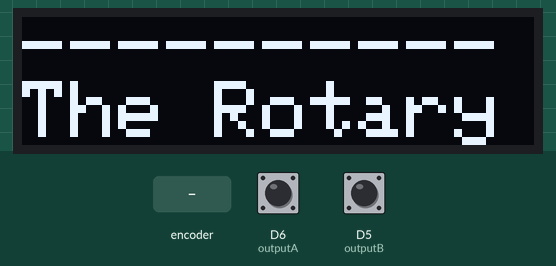
Simulated run of this sketch. Board: ESP8266 (NodeMCU). Parts: 128×32 one-colour display. Inputs (shaded band) come from the test bench; at power-on: D6 (outputA) HIGH, D5 (outputB) HIGH. What the sketch prints to the serial monitor is not drawn.

Above: at 2.1 s.
At 6.2 s:
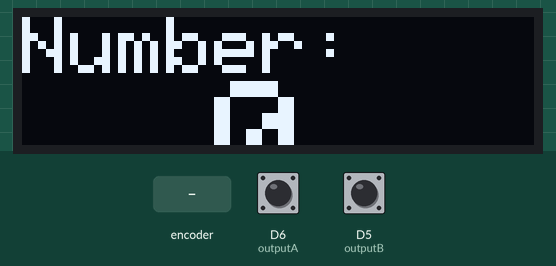
6.3 s: rotary encoder on D6 (outputA) / D5 (outputB) turned 3 steps (first pin leading)
At 7.5 s:
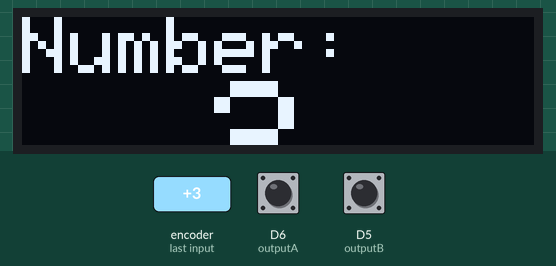
8.4 s: rotary encoder on D6 (outputA) / D5 (outputB) turned 3 steps (first pin leading)
At 9.3 s:
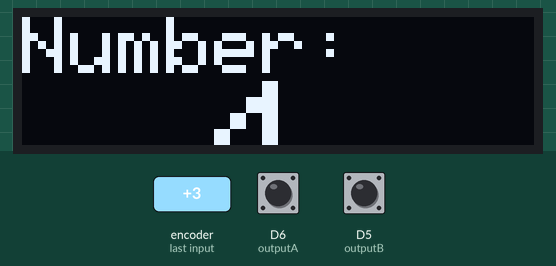
10.5 s: rotary encoder on D6 (outputA) / D5 (outputB) turned 3 steps (first pin leading)
At 12.4 s:
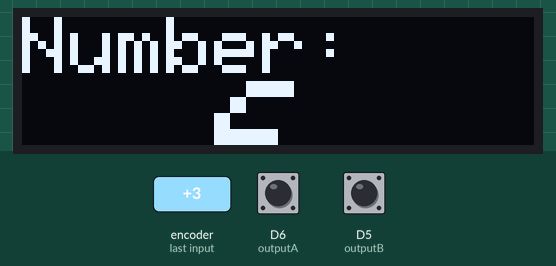
Timing chart, 0 to 13.9 s (numbered marks = the images above; inputs shaded):
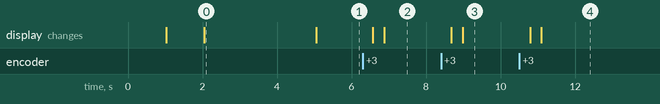

The sketch:

CTFlock_Clean.ino
```cpp
//***CTF Cipher lock with button pressed  ***
//***Used in 2019                         ***
//***Teams can play  on 1 device          ***
//***Version 1.0                          ***
//*** Kudos to the Arduino Rotary Encoder Tutorial by Dejan Nedelkovski, www.HowToMechatronics.com
//*** Kudos to Adafruit for the display driver software

//*** START Declerations and includes***********
//*** Don't know why but do NOT use D7 as an input on a NodeMCU board.. just don't try
//*** HARDWARE
//Pin D2 = SDC of OLED.096 display
//Pin D3 = SDA of OLED.096 display

#define outputA D6    // Rotary encoder output
#define outputB D5    // Rotary encoder output
#define rotarsw D4    // Rotary button output and lights up the onboard LED on NodeMCU board

//*** Encoder stuff ****
int counter = 0;
int aState;
int aLastState;
int pressed;
int pressedLastState;

//*** CTF FLAG ****
const char *FLAG = "ABCD1234"; //Not more than 10 positions - shared by team A and B

//For Display the Adafruit driver files were used
#include <SPI.h>
#include <Wire.h>
#include <Adafruit_GFX.h>
#include <Adafruit_SSD1306.h>
#define OLED_RESET LED_BUILTIN
Adafruit_SSD1306 display(OLED_RESET);
#if (SSD1306_LCDHEIGHT != 64)
#error("Height incorrect, please fix Adafruit_SSD1306.h!");
#endif

//For CTFLock program
int Sequence [] = { -1,2,-3,-4,5,-6 } ; //change if you like
const int Sequence_SIZE = sizeof(Sequence) / sizeof(int);
int Stage = 0;
int ticker;                            // variable with the rotary ticks
int sensitivity =3;                    // divide counter by sensitivity for smoother counting
long measuretick = 0            ;      // the last time the range was checked
long refresh_measuretick = 300  ;      // time in milliseconds before next display refresh call
boolean newtick = false         ;      // variable to indicate a tick
boolean armed = true            ;      // variable to indicate if the challenge is still on
//**END Declerations and includes***********


//****************RUN once*****************
void setup() {
  delay(1000);
  Serial.begin(115200); // let this run also in production mode Never know where you will need this
  Serial.println();
  //Rotary stuff
  pinMode (outputA,INPUT);
  pinMode (outputB,INPUT);
  pinMode (rotarsw,INPUT);
  aLastState = digitalRead(outputA);
  pressedLastState = digitalRead(rotarsw);
  pressed = pressedLastState ;

  //Start Display
  // by default, we'll generate the high voltage from the 3.3v line internally! (neat!)
  display.begin(SSD1306_SWITCHCAPVCC, 0x3C);  // initialize with the I2C addr 0x3C (for the 128x32)
  delay(1000);
  Welcome();
  delay(3000);
  Detailscreen();

  //Reset measuretick
  measuretick = millis();
}
//****************END of RUN once*************


//**START***MAIN LOOP*****************************************************************************
void loop() {
  aState = digitalRead(outputA); // Reads the "current" state of the outputA
  // If the previous and the current state of the outputA are different, that means a Pulse has occured
  if (aState != aLastState){
     // If the outputB state is different to the outputA state, that means the encoder is rotating clockwise
     if (digitalRead(outputB) != aState) {
         ticker ++;
         counter = (ticker / sensitivity);
     } else {
         ticker --;
         counter = (ticker / sensitivity);
     }
  }
  aLastState = aState; // Updates the previous state of the outputA with the current state

  pressed = digitalRead(rotarsw);
     if ( (pressed == 0) && (pressedLastState == 1) && (armed == true) ) {
        Serial.println("pressed");
        pressedLastState = 0;
        if (counter == Sequence[Stage]){
           Stage ++;
           }
        if (Stage == Sequence_SIZE){
           armed = false;
           flagscreen();
        }
     }
     if ( (pressed == 1)&&(pressedLastState == 0)) {
         Serial.println("unpressed");
         pressedLastState = 1;
     }

  if ((millis() - measuretick) > refresh_measuretick) {
       newtick = true ;
       measuretick = millis();  //update last measurement time
     }

  if ( (newtick == true) && (armed == true) ) {
     // this block is handy for debug only as you can read stuff in the serial port debug stream
     // no need to take it out in real life CTF
     Detailscreen();      // If challenge is active then update screen
     Serial.print("Stage = ");
     Serial.print(Stage);
     Serial.print(" and Sequence_SIZE = ");
     Serial.println(Sequence_SIZE);
     Serial.print(" NEXT number = ");
     Serial.print(Sequence[Stage]); Serial.print(" Button status ");
     Serial.print(pressed);Serial.print(pressedLastState);  Serial.print(" Counter: "); Serial.println(counter);
     newtick = false ; //reset the boolean
    }
}
//**END***MAIN LOOP******************************************************************************


//*********Display Stuff*********
void Welcome() {
  display.clearDisplay();
  display.setTextSize(2);
  display.setTextColor(WHITE);
  display.setCursor(0,0);
  display.println("----------");
  display.println("The Rotary");
  display.println(" CTF-Lock");
  display.println("__________");
  display.display();
}

void Detailscreen() {
  display.clearDisplay();
  display.setTextSize(2);
  display.setTextColor(WHITE);
  display.setCursor(0,0);
  display.println("Number:");
  display.setTextSize(4);
  display.print("  ");
  display.println(counter);
  display.setTextSize(2);
  display.print("# ");
  display.print(Stage);
  display.print(" of ");
  display.println(Sequence_SIZE);
  display.display();
}

void flagscreen() {
  display.clearDisplay();
  display.setTextSize(2);
  display.setTextColor(WHITE);
  display.setCursor(0,0);
  display.println("**!FLAG!**");
  display.println("----------");
  display.println(FLAG);
  display.println("----------");
  display.display();
  delay(20000);
  Stage = 0;
  counter = 0;
  Welcome();
  delay(3000);
  Detailscreen();
  armed = true;
}
```

Measured:
- after the input at 6.3 s, the display: first changes after 0.27 s (image 2 shows a later state)
- after the input at 8.4 s, the display: first changes after 0.28 s (image 3 shows a later state)
- after the input at 10.5 s, the display: first changes after 0.29 s (image 4 shows a later state)
- what the display in image 0 shows lasts 3.1 s, from 2.0 s to 5.1 s
